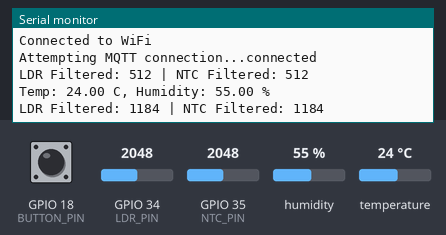
The sketch below on a simulated ESP32. Parts: the last lines printed to the serial monitor. Inputs (shaded band) come from the test bench; at power-on: GPIO 18 (BUTTON_PIN) HIGH, humidity 55 %, GPIO 34 (LDR_PIN) = 2048, GPIO 35 (NTC_PIN) = 2048, temperature 24 °C. WiFi joins after 1.5 s; servers stay silent unless stated; no MQTT or app messages arrive unless stated.

Above: at 3.2 s.
3.3 s: GPIO 18 (BUTTON_PIN) pulled LOW for 0.15 s
At 3.9 s:
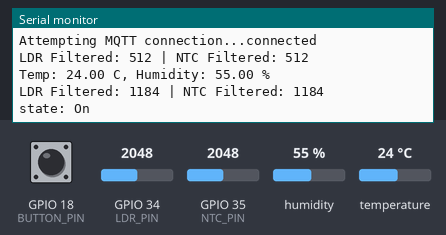
4.9 s: GPIO 18 (BUTTON_PIN) pulled LOW for 1 s
At 5.11 s:
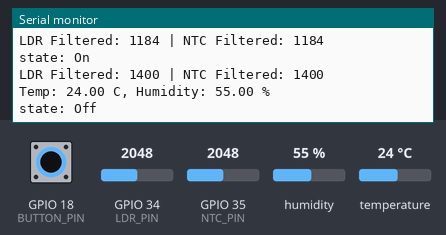
7.4 s: humidity set to 22 %
At 8.7 s:
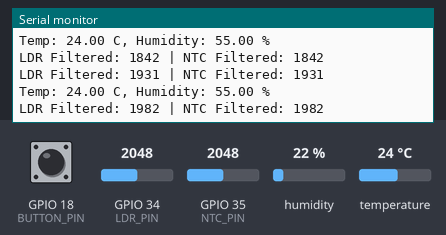
8.9 s: GPIO 34 (LDR_PIN) set to 1960
At 10.3 s:
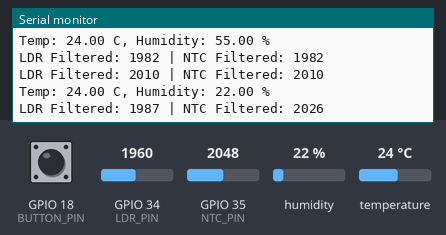
10.4 s: GPIO 35 (NTC_PIN) set to 1960
At 11.7 s:
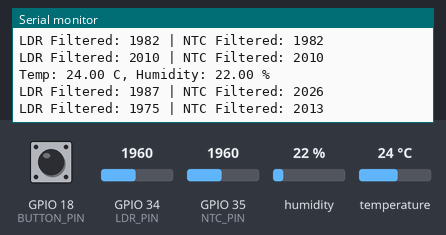
11.9 s: temperature set to 12 °C
At 13.0 s:
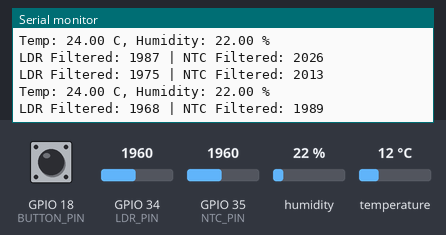
Timing chart, 0 to 14.4 s (numbered marks = the images above; inputs shaded):
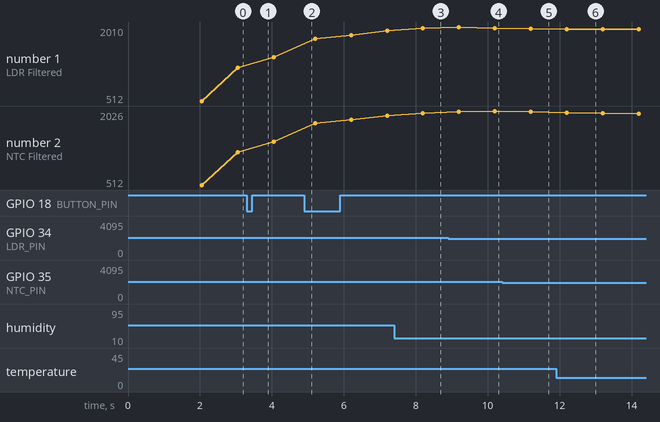

Measured:
- after the input at 3.3 s, the serial monitor: prints a new line at once (image 1)
- after the input at 4.9 s, the serial monitor: prints a new line at once (image 2)
- after the input at 8.9 s, the serial monitor: prints a new line after 1.3 s (image 4)
- after the input at 10.4 s, the serial monitor: prints a new line after 0.80 s (image 5)
- plotted number 1: 1184 → 1400 after the input at 3.3 s, 1982 → 1987 after the input at 8.9 s
- plotted number 2: 1184 → 1400 after the input at 3.3 s, 2026 → 2013 after the input at 10.4 s

The sketch:

Code.ino
```cpp
#include <WiFi.h>
#include <PubSubClient.h>
#include <DHT.h>
#include <ArduinoJson.h>

const char* ssid = "Wokwi-GUEST";
const char* password = "";

const char *mqttServer = "demo.thingsboard.io";
const int mqttPort = 1883;
const char *accessToken = "bRSp0xyi0Ippog3FfM1K";  // Thay đổi YOUR_ACCESS_TOKEN

const char* telemetryTopic = "v1/devices/me/telemetry";
const char* attributeTopic = "v1/devices/me/attributes";
const char* requestAttr = "v1/devices/me/attributes/request/1";
const char* responseAttr = "v1/devices/me/attributes/response/+";

#define DHTPIN 4        // Pin sensor DHT22
#define DHTTYPE DHT22   // Tipo sensor
#define LDR_PIN 34      // A1 - LDR (tín hiệu tương tự)
#define NTC_PIN 35      // A2 - NTC (tín hiệu tương tự)
#define BUTTON_PIN 18   // Nút nhấn (Digital Input)

DHT dht(DHTPIN, DHTTYPE);
WiFiClient espClient;
PubSubClient client(espClient);

unsigned long now;

unsigned long lastAnalogRead = 0;
unsigned long lastAnalogReport = 0;
unsigned long lastDHTRead = 0;

int analogRawValue = 0;
int ldrFiltered = 0;
int ntcFiltered = 0;
unsigned long lastTelemetry = 0, lastAttrRead = 0;

float temp = 0, hum = 0;

// Trạng thái
String prevState = "";
int threshold = 25;
String state = "Off";

void sendStateAttribute() {
  StaticJsonDocument<128> doc;
  doc["state"] = state;
  String json;
  serializeJson(doc, json);
  client.publish(attributeTopic, json.c_str());
}

void requestThreshold() {
  client.publish(requestAttr, "{\"sharedKeys\":\"Threshold\"}");
}

void callback(char* topic, byte* payload, unsigned int length) {
  StaticJsonDocument<256> doc;
  DeserializationError error = deserializeJson(doc, payload, length);
  if (!error && doc["Threshold"]) {
    threshold = doc["Threshold"];
    Serial.print("Threshold received: ");
    Serial.println(threshold);
  }
}

float computeNTCTemperature(int ntc_raw) {
  float voltage = ntc_raw * 3.3 / 4095.0;

  float R_FIXED = 10000.0;
  float ntc_resistance = (voltage * R_FIXED) / (3.3 - voltage);

  float BETA = 3950;
  float T0 = 298.15; // K
  float R0 = 10000.0;

  float tempK = 1.0 / (1.0/T0 + (1.0/BETA) * log(ntc_resistance / R0));
  float tempC = tempK - 273.15;

  return tempC;
}


void setup() {
  Serial.begin(115200);
  dht.begin();
  pinMode(BUTTON_PIN, INPUT_PULLUP);
  pinMode(LDR_PIN, INPUT);
  pinMode(NTC_PIN, INPUT);


  // Kết nối WiFi
  WiFi.begin(ssid, password);
  while (WiFi.status() != WL_CONNECTED) {
    delay(1000);
    Serial.println("Connecting to WiFi...");
  }
  Serial.println("Connected to WiFi");

  // Kết nối với máy chủ thông qua giao thức MQTT
  client.setServer(mqttServer, mqttPort);
  client.setCallback(callback);

}

void loop() {

  if (!client.connected()) {
    reconnect();
  }
  now = millis();
 // ==== Đọc cảm biến analog (LDR, NTC) mỗi 500ms ====
  if (now - lastAnalogRead >= 500) {
    lastAnalogRead = now;

    int rawLDR = analogRead(LDR_PIN);
    int rawNTC = analogRead(NTC_PIN);

    float temC = computeNTCTemperature(rawNTC);

    // Lọc trung bình cộng
    ldrFiltered = (ldrFiltered * 3 + rawLDR) / 4;
    ntcFiltered = (ntcFiltered * 3 + rawNTC) / 4;
  }

  // ==== Xuất dữ liệu cảm biến analog mỗi 1 giây ====
  if (now - lastAnalogReport >= 1000) {
    lastAnalogReport = now;

    Serial.print("LDR Filtered: ");
    Serial.print(ldrFiltered);
    Serial.print(" | NTC Filtered: ");
    Serial.println(ntcFiltered);
  }

  // === Đọc DHT11 mỗi 2s ===
  if (now - lastDHTRead >= 2000) {
    lastDHTRead = now;

    temp = dht.readTemperature();
    hum = dht.readHumidity();

    if (!isnan(temp) && !isnan(hum)) {
      Serial.print("Temp: ");
      Serial.print(temp);
      Serial.print(" C, Humidity: ");
      Serial.print(hum);
      Serial.println(" %");
    } else {
      Serial.println("Failed to read from DHT11");
    }
  }

  // Gửi Telemetry mỗi 5s
  if (now - lastTelemetry >= 5000) {
    StaticJsonDocument<256> doc;
    doc["ldr"] = ldrFiltered;
    doc["ntc"] = ntcFiltered;
    doc["temp"] = temp;
    doc["humi"] = hum;
    String json;
    serializeJson(doc, json);

    client.publish(telemetryTopic, json.c_str());
    lastTelemetry = now;
  }

  // Gửi lại trạng thái nếu có thay đổi
  if (digitalRead(BUTTON_PIN) == LOW) {
    state = (state == "On") ? "Off" : "On";
    Serial.print("state: ");
    Serial.println(state);
    delay(300); // debounce
  }

  if (state != prevState) {
    sendStateAttribute();
    prevState = state;
  }

  // Đọc Threshold mỗi 60s
  if (now - lastAttrRead >= 60000) {
    requestThreshold();
    lastAttrRead = now;
  }

}


//hàm kiểm tra và thực hiện kết nối lại với máy chủ TB
void reconnect() {
  // kiểm tra kết nối với TB, nếu kết nối bị ngắt sẽ thực hiện kết nối lại với máy chủ
  while (!client.connected()) {
    Serial.print("Attempting MQTT connection...");

    // Attempt to connect
    if (client.connect("ESP32Client", accessToken, NULL)) {
      Serial.println("connected");
    } else {
      Serial.print("failed, rc=");
      Serial.print(client.state());
      Serial.println(" try again in 5 seconds");

      // Wait 5 seconds before retrying
      delay(5000);
    }
  }
}

//process resquest and response message from TB server
// void tb_callback(char* topic, byte* payload, unsigned int length){
//   Serial.println(F("On TB message"));

//   char* ctrl_json = new char[length + 1];
//   strncpy (ctrl_json, (char*)payload, length);
//   ctrl_json[length] = '\0';

//   //debug
//   //topic: "v1/devices/me/rpc/request/$request_id"
//   Serial.print(F("Topic: ")); Serial.println(topic); Serial.print(F("Message: ")); Serial.println(ctrl_json);

//   // DeserializationError error = deserializeJson(jsonBuffer, ctrl_json);
//   // if(error){
//   //   Serial.println(F("parseObject() failed"));
//   //   return;
//   // }
// }
```
